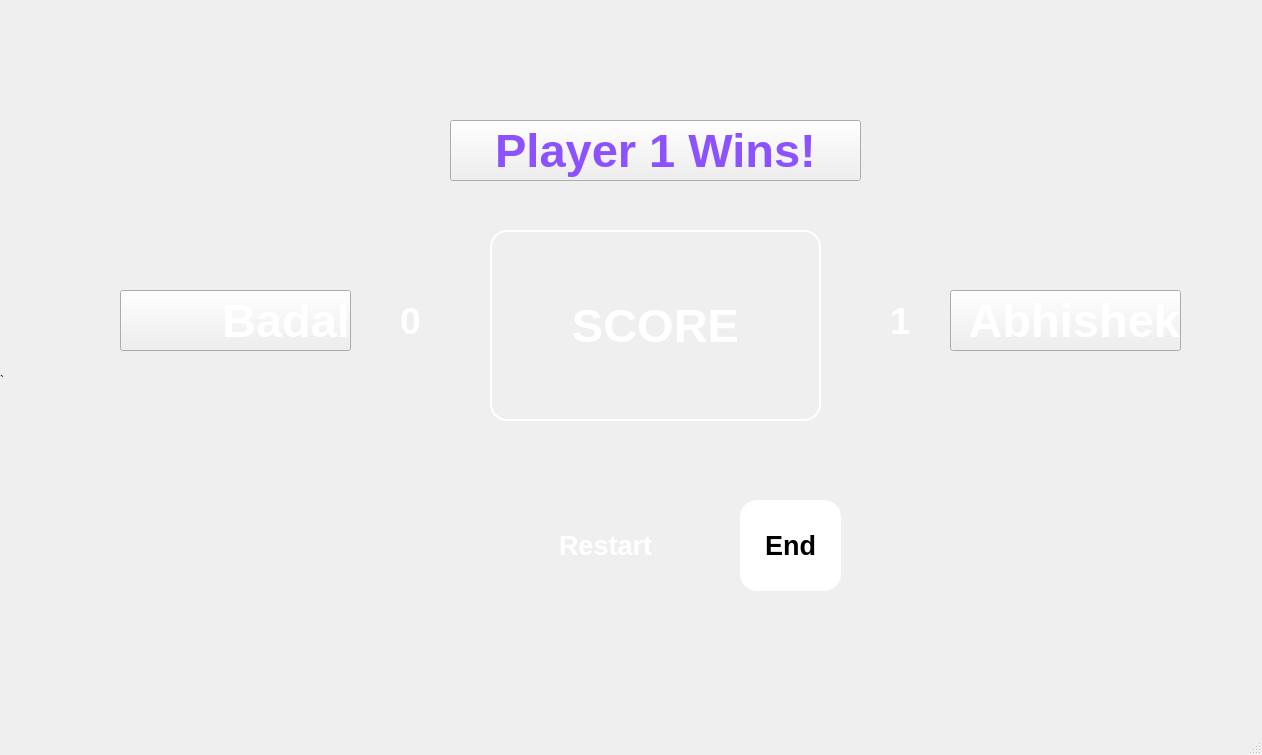
<?xml version="1.0" encoding="UTF-8"?>
<ui version="4.0">
 <class>MainWindow</class>
 <widget class="QMainWindow" name="MainWindow">
  <property name="geometry">
   <rect>
    <x>0</x>
    <y>0</y>
    <width>1262</width>
    <height>755</height>
   </rect>
  </property>
  <property name="windowTitle">
   <string>MainWindow</string>
  </property>
  <widget class="QWidget" name="centralwidget">
   <widget class="QLabel" name="label">
    <property name="geometry">
     <rect>
      <x>0</x>
      <y>0</y>
      <width>1261</width>
      <height>761</height>
     </rect>
    </property>
    <property name="styleSheet">
     <string notr="true">background-image: url(:/back/inbetween.png);

background-repeat: no-repeat;
background-size: 1261px 761px;</string>
    </property>
    <property name="text">
     <string>`</string>
    </property>
   </widget>
   <widget class="QPushButton" name="player2label">
    <property name="geometry">
     <rect>
      <x>490</x>
      <y>230</y>
      <width>331</width>
      <height>191</height>
     </rect>
    </property>
    <property name="styleSheet">
     <string notr="true">background-color: '#031319';
        border: 2px solid '#031319';
        color: white;
        font-size: 47px;
        font-weight: bold;
border: 2px solid white;
border-radius: 17px;
padding: 7px;
</string>
    </property>
    <property name="text">
     <string>SCORE</string>
    </property>
   </widget>
   <widget class="QPushButton" name="Player1name">
    <property name="geometry">
     <rect>
      <x>120</x>
      <y>290</y>
      <width>231</width>
      <height>61</height>
     </rect>
    </property>
    <property name="styleSheet">
     <string notr="true">background-color: '#031319';
        border: 2px solid '#031319';
        color: white;
        font-size: 47px;
        font-weight: bold;
text-align:right;
</string>
    </property>
    <property name="text">
     <string>Badal</string>
    </property>
   </widget>
   <widget class="QPushButton" name="Player2Name">
    <property name="geometry">
     <rect>
      <x>950</x>
      <y>290</y>
      <width>231</width>
      <height>61</height>
     </rect>
    </property>
    <property name="styleSheet">
     <string notr="true">background-color: '#031319';
        border: 2px solid '#031319';
        color: white;
        font-size: 47px;
        font-weight: bold;
text-align:right;</string>
    </property>
    <property name="text">
     <string>Abhishek</string>
    </property>
   </widget>
   <widget class="QPushButton" name="Player2Score">
    <property name="geometry">
     <rect>
      <x>870</x>
      <y>290</y>
      <width>61</width>
      <height>61</height>
     </rect>
    </property>
    <property name="styleSheet">
     <string notr="true">background-color: '#8C52FF';
        border: 2px solid '#031319';
        color: white;
        font-size: 37px;
        font-weight: bold;

border-radius: 7px;</string>
    </property>
    <property name="text">
     <string>1</string>
    </property>
   </widget>
   <widget class="QPushButton" name="Player1Score">
    <property name="geometry">
     <rect>
      <x>380</x>
      <y>290</y>
      <width>61</width>
      <height>61</height>
     </rect>
    </property>
    <property name="styleSheet">
     <string notr="true">background-color: '#8C52FF';
        border: 2px solid '#8C52FF';
        color: white;
        font-size: 37px;
        font-weight: bold;
border-radius: 7px;
</string>
    </property>
    <property name="text">
     <string>0</string>
    </property>
   </widget>
   <widget class="QPushButton" name="pushButton">
    <property name="geometry">
     <rect>
      <x>480</x>
      <y>500</y>
      <width>251</width>
      <height>91</height>
     </rect>
    </property>
    <property name="styleSheet">
     <string notr="true">QPushButton{background-color: '#F60D7D';
color: white;
font-size: 27px;
font-weight: bold;
border-radius: 17px;
box-shadow: 0 2px 4px rgba(0, 0, 0, 1);
}
QPushButton:hover{
    background-color: '#d72151'; 
box-shadow: 0 4px 8px rgba(0, 0, 0, 1);
}</string>
    </property>
    <property name="text">
     <string>Restart</string>
    </property>
   </widget>
   <widget class="QPushButton" name="pushButton_3">
    <property name="geometry">
     <rect>
      <x>740</x>
      <y>500</y>
      <width>101</width>
      <height>91</height>
     </rect>
    </property>
    <property name="styleSheet">
     <string notr="true">

QPushButton{background-color: white;
color: '#fb3768';
font-size: 27px;
font-weight: bold;
border-radius: 17px;
box-shadow: 0 4px 8px rgba(0, 0, 0, 1);
}
QPushButton:hover{
    background-color: '#fecdd9'; 
box-shadow: 0 4px 8px rgba(0, 0, 0, 1);
}</string>
    </property>
    <property name="text">
     <string>End</string>
    </property>
   </widget>
   <widget class="QPushButton" name="Player2Name_2">
    <property name="geometry">
     <rect>
      <x>450</x>
      <y>120</y>
      <width>411</width>
      <height>61</height>
     </rect>
    </property>
    <property name="styleSheet">
     <string notr="true">background-color: '#031319';
        border: 2px solid '#031319';
        color: #8C52FF;
        font-size: 47px;
        font-weight: bold;</string>
    </property>
    <property name="text">
     <string>Player 1 Wins!</string>
    </property>
   </widget>
   <zorder>label</zorder>
   <zorder>Player1name</zorder>
   <zorder>Player2Name</zorder>
   <zorder>Player2Score</zorder>
   <zorder>Player1Score</zorder>
   <zorder>pushButton</zorder>
   <zorder>pushButton_3</zorder>
   <zorder>player2label</zorder>
   <zorder>Player2Name_2</zorder>
  </widget>
  <widget class="QMenuBar" name="menubar">
   <property name="geometry">
    <rect>
     <x>0</x>
     <y>0</y>
     <width>1262</width>
     <height>26</height>
    </rect>
   </property>
  </widget>
  <widget class="QStatusBar" name="statusbar"/>
 </widget>
 <resources>
  <include location="images.qrc"/>
 </resources>
 <connections/>
</ui>
